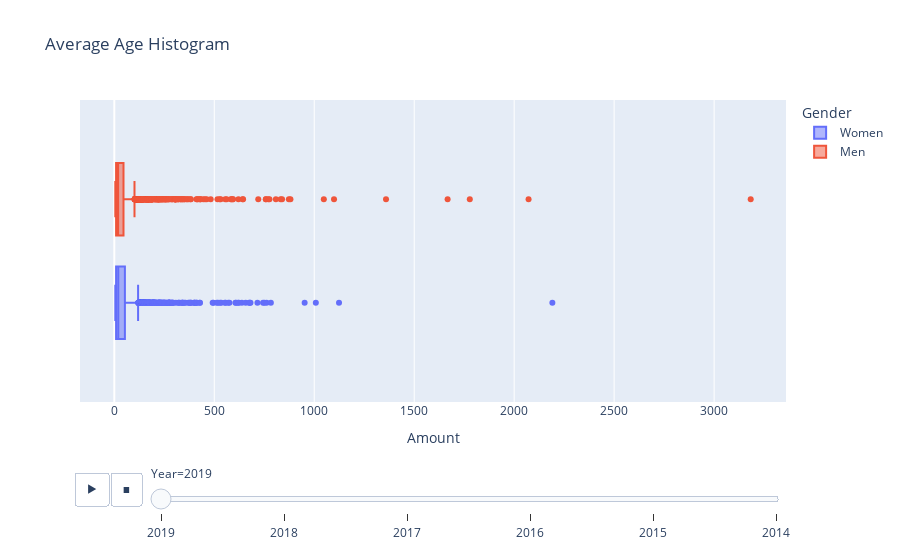

Source (notebook cell):
### Code cell
fig = px.box(nationality.loc[((nationality.Amount > 4) & (nationality.Nationality  != "Espanya")), :], x="Amount", title="Average Age Histogram", color="Gender",animation_frame="Year")
fig.show()

### Figure 1 — Plotly figure (JSON) as saved in the notebook; plotly's stock layout.template omitted (floating-point values rounded to 4 significant figures; data arrays with more than 128 entries replaced by an {"elided": "..."} marker saying what was removed)
{"data": [{"alignmentgroup": "True", "hovertemplate": "Gender=Women<br>Year=2019<br>Amount=%{x}<extra></extra>", "legendgroup": "Women", "marker": {"color": "#636efa"}, "name": "Women", "notched": false, "offsetgroup": "Women", "orientation": "h", "showlegend": true, "type": "box", "x": {"elided": "3259 int values"}, "x0": " ", "xaxis": "x", "y0": " ", "yaxis": "y"}, {"alignmentgroup": "True", "hovertemplate": "Gender=Men<br>Year=2019<br>Amount=%{x}<extra></extra>", "legendgroup": "Men", "marker": {"color": "#EF553B"}, "name": "Men", "notched": false, "offsetgroup": "Men", "orientation": "h", "showlegend": true, "type": "box", "x": {"elided": "3199 int values"}, "x0": " ", "xaxis": "x", "y0": " ", "yaxis": "y"}], "layout": {"boxmode": "group", "legend": {"title": {"text": "Gender"}, "tracegroupgap": 0}, "sliders": [{"active": 0, "currentvalue": {"prefix": "Year="}, "len": 0.9, "pad": {"b": 10, "t": 60}, "steps": [{"args": [["2019"], {"frame": {"duration": 0, "redraw": true}, "fromcurrent": true, "mode": "immediate", "transition": {"duration": 0, "easing": "linear"}}], "label": "2019", "method": "animate"}, {"args": [["2018"], {"frame": {"duration": 0, "redraw": true}, "fromcurrent": true, "mode": "immediate", "transition": {"duration": 0, "easing": "linear"}}], "label": "2018", "method": "animate"}, {"args": [["2017"], {"frame": {"duration": 0, "redraw": true}, "fromcurrent": true, "mode": "immediate", "transition": {"duration": 0, "easing": "linear"}}], "label": "2017", "method": "animate"}, {"args": [["2016"], {"frame": {"duration": 0, "redraw": true}, "fromcurrent": true, "mode": "immediate", "transition": {"duration": 0, "easing": "linear"}}], "label": "2016", "method": "animate"}, {"args": [["2015"], {"frame": {"duration": 0, "redraw": true}, "fromcurrent": true, "mode": "immediate", "transition": {"duration": 0, "easing": "linear"}}], "label": "2015", "method": "animate"}, {"args": [["2014"], {"frame": {"duration": 0, "redraw": true}, "fromcurrent": true, "mode": "immediate", "transition": {"duration": 0, "easing": "linear"}}], "label": "2014", "method": "animate"}], "x": 0.1, "xanchor": "left", "y": 0, "yanchor": "top"}], "title": {"text": "Average Age Histogram"}, "updatemenus": [{"buttons": [{"args": [null, {"frame": {"duration": 500, "redraw": true}, "fromcurrent": true, "mode": "immediate", "transition": {"duration": 500, "easing": "linear"}}], "label": "&#9654;", "method": "animate"}, {"args": [[null], {"frame": {"duration": 0, "redraw": true}, "fromcurrent": true, "mode": "immediate", "transition": {"duration": 0, "easing": "linear"}}], "label": "&#9724;", "method": "animate"}], "direction": "left", "pad": {"r": 10, "t": 70}, "showactive": false, "type": "buttons", "x": 0.1, "xanchor": "right", "y": 0, "yanchor": "top"}], "xaxis": {"anchor": "y", "domain": [0, 1], "title": {"text": "Amount"}}, "yaxis": {"anchor": "x", "domain": [0, 1]}}}
